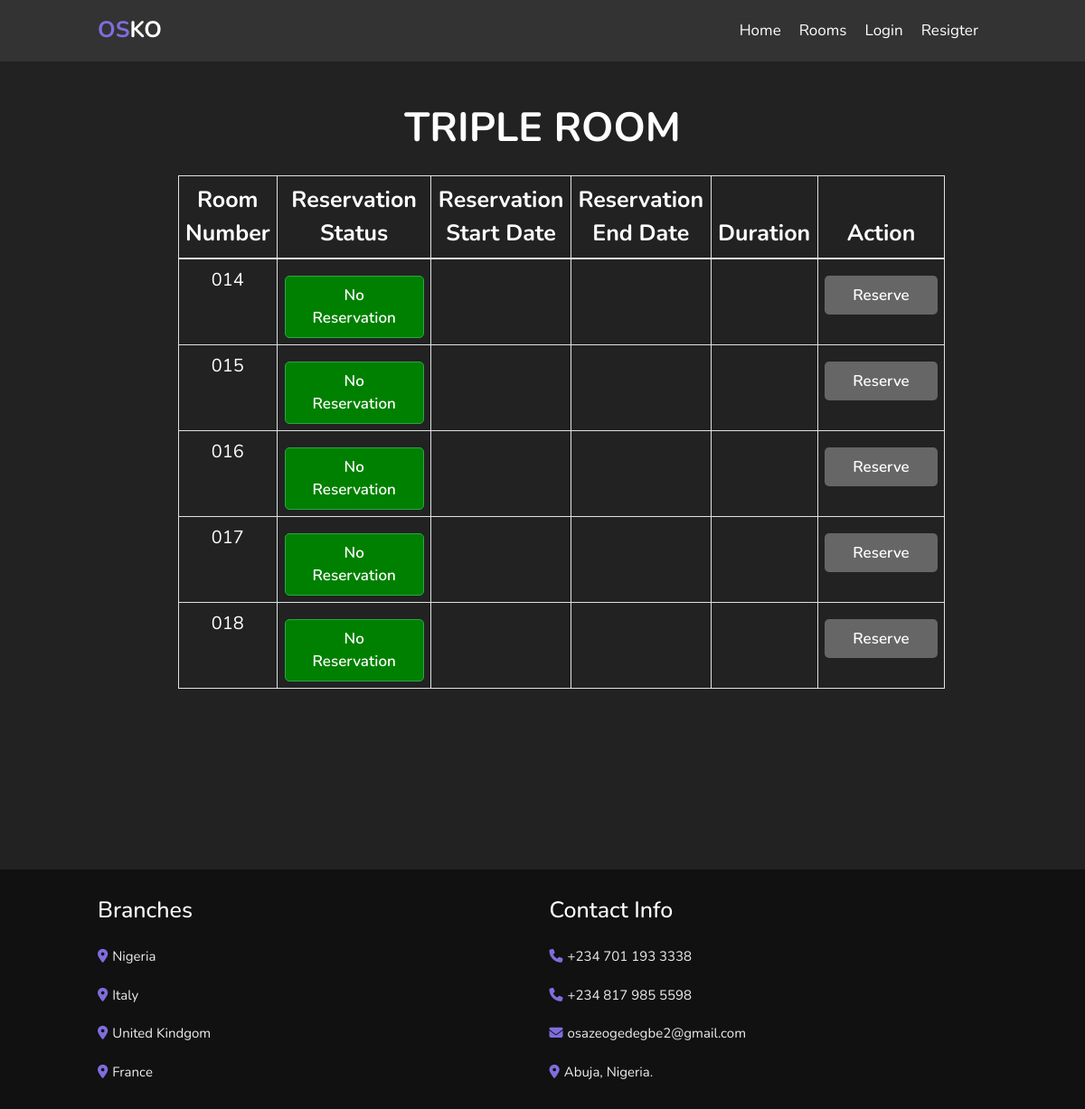
The app's page /reservation/room-type/3/ with its own data.
### hotel/models.py (models this page shows, shortened)
class RoomType(models.Model):
    type_id = models.IntegerField(primary_key=True)
    name = models.CharField(max_length=200)
    description = models.TextField(max_length=2000)
    price = models.IntegerField()
    image = models.ImageField(upload_to='images')

class Room(models.Model):
    room_id = models.IntegerField(default=True, primary_key=True)
    room_number = models.CharField(max_length=10)
    room_type = models.ForeignKey(RoomType, on_delete=models.CASCADE)
    is_available = models.BooleanField(default=True)
    is_occupied = models.BooleanField(default=False)

### reservation/views.py (the view)
# urls.py: path('room-type/<int:room_type_id>/', views.room_type_detail, name='room_type_detail'),
def room_type_detail(request, room_type_id):
    room_type = RoomType.objects.get(pk=room_type_id)
    rooms = Room.objects.filter(room_type=room_type)
    reservations = Reservation.objects.all()
    today = date.today()
    return render(request, 'room/room_type_detail.html', {'room_type': room_type, 'rooms': rooms})

### reservation/templates/room/room_type_detail.html (shortened to what this page needs)
{% extends "guest/base.html" %}
{% load static %}
{% block page_content %}
<section class="text-white">
    <br><br><br><br><br>
    <h1 class="heading">{{ room_type.name }}</h1>
    <table class="table table-bordered text-white writing text-center">
        <thead style="font-size: 25px;">
            <tr>
                <th>Room Number</th>
                <th>Reservation Status</th>
                <th>Reservation Start Date</th>
                <th>Reservation End Date</th>
                <th>Duration</th>
                <th>Action</th>
            </tr>
        </thead>
        <tbody style="font-size: 20px;">
            {% for room in rooms %}
            <tr>
                <td>{{ room.room_number }}</td>
                <td>
                    {% if room.reservation_set.exists %}
                    <button class="btn " style="background-color: rgb(66, 56, 56);">Reserved from</button>
                    {% else %}
                    <button class="btn btn-success" style="background-color: green;">No Reservation</button>
                    {% endif %}
                </td>
                <td>
                </td>
                <td>
                </td>
                <td>
                </td>
                <td>
                    <a href="{% url 'make_reservation' room_id=room.pk %}" class="btn">Reserve</a>
                </td>
            </tr>
            {% empty %}
            <tr>
                <td colspan="4">No rooms available for this room type.</td>
            </tr>
            {% endfor %}
        </tbody>
    </table>
</section>
<br><br><br><br><br><br><br><br><br><br>
{% endblock %}

### hotel/static/css/style.css (style rules this page uses)
:root { --main-color: #806ddd; }
* { font-family: 'Nunito', sans-serif; margin: 0; padding: 0; box-sizing: border-box; outline: none; border: none; text-decoration: none; transition: .2s linear; }
html { font-size: 62.5%; overflow-x: hidden; scroll-padding-top: 7rem; scroll-behavior: smooth; }
body { background: #222; }
section { padding: 2rem 9%; }
.btn { margin-top: 1rem; display: inline-block; padding: 0.8rem 3rem; font-size: 1.7rem; border-radius: 0.5rem; background: #666; color: #fff; cursor: pointer; font-weight: 600; }
.heading { text-align: center; padding-bottom: 2rem; color: #fff; font-size: 4.5rem; text-transform: uppercase; font-weight: bold; }

### records on screen
RoomType: name "TRIPLE ROOM"
Room: room_number "014", shows "No Reservation"
Room: room_number "015", shows "No Reservation"
Room: room_number "016", shows "No Reservation"
Room: room_number "017", shows "No Reservation"
Room: room_number "018", shows "No Reservation"
